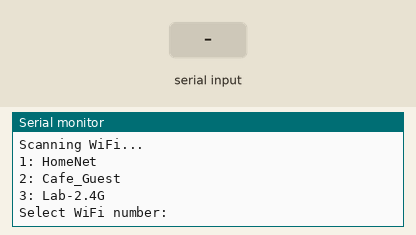
Recording of a sketch running on a simulated ESP32. Parts: the last lines printed to the serial monitor. Inputs (shaded band) come from the test bench. WiFi joins after 1.5 s; servers stay silent unless stated; a WiFi scan finds three made-up networks; uploads are accepted with an empty reply; nothing arrives over Bluetooth unless stated.

Above: at 4.8 s.
4.9 s: "90,45\n" received over Serial
At 6.0 s:
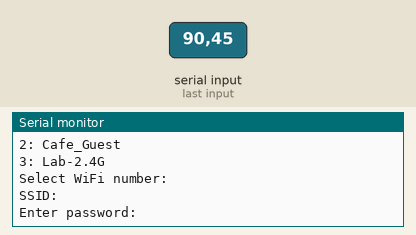
6.4 s: "30,150\n" received over Serial
At 6.8 s:
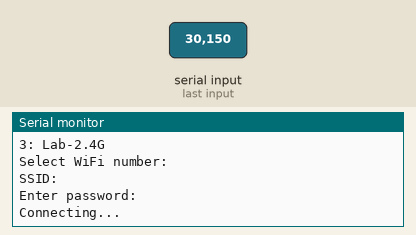
8.4 s: "5\n" received over Serial
At 9.6 s:
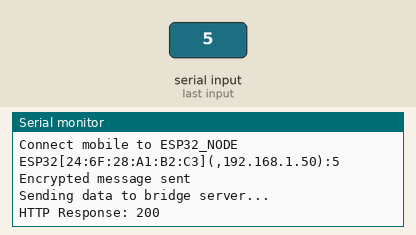
9.9 s: "90,45\n" received over the second serial link
At 10.06 s:
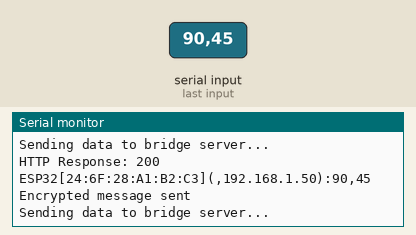
11.4 s: "30,150\n" received over the second serial link
At 11.56 s:
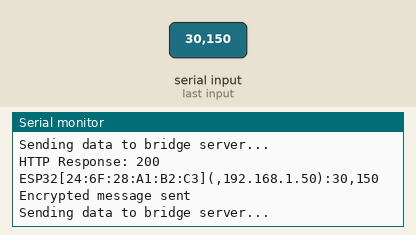

Measured:
- after the input at 4.9 s, the serial monitor: prints a new line at once (image 1)
- after the input at 6.4 s, the serial monitor: prints a new line at once (image 2)
- after the input at 8.4 s, the serial monitor: prints a new line at once (image 3)
- after the input at 9.9 s, the serial monitor: prints a new line at once (image 4)
- after the input at 11.4 s, the serial monitor: prints a new line at once (image 5)

The sketch:

Secure_ESP32_IoT.ino
```cpp
#include <WiFi.h>
#include <BluetoothSerial.h>

#include "cloud_upload.h"
#include "encryption.h"

BluetoothSerial SerialBT;

String ssid="";
String password="";
String macAddress="";

String readInput()
{
  while(!Serial.available()) delay(10);

  String s = Serial.readStringUntil('\n');
  s.trim();

  return s;
}

void connectWiFi()
{
  Serial.println("\nScanning WiFi...\n");

  int n = WiFi.scanNetworks();

  for(int i=0;i<n;i++)
  {
    Serial.print(i+1);
    Serial.print(": ");
    Serial.println(WiFi.SSID(i));
  }

  Serial.println("\nSelect WiFi number:");

  int choice = readInput().toInt();

  ssid = WiFi.SSID(choice-1);

  Serial.print("SSID: ");
  Serial.println(ssid);

  Serial.println("Enter password:");

  password = readInput();

  Serial.println("Connecting...");

  WiFi.begin(ssid.c_str(),password.c_str());

  while(WiFi.status()!=WL_CONNECTED)
  {
    delay(500);
    Serial.print(".");
  }

  Serial.println("\nWiFi Connected!");

  Serial.print("IP Address: ");
  Serial.println(WiFi.localIP());

  macAddress = WiFi.macAddress();

  Serial.print("ESP32 MAC: ");
  Serial.println(macAddress);
}

void sendMessage(String msg)
{
  String data =
  "ESP32["+macAddress+"]("+ssid+","+WiFi.localIP().toString()+"):"+msg;

  Serial.println(data);

  String encrypted = encryptMessage(data);

  Serial.println("Encrypted message sent");

  uploadToCloud(encrypted);
}

void setup()
{
  Serial.begin(115200);

  delay(2000);

  connectWiFi();

  SerialBT.begin("ESP32_NODE");

  Serial.println("\nBluetooth Ready");
  Serial.println("Connect mobile to ESP32_NODE");
}

void loop()
{
  if(SerialBT.available())
  {
    String msg = SerialBT.readStringUntil('\n');
    msg.trim();

    if(msg.length()>0)
      sendMessage(msg);
  }

  if(Serial.available())
  {
    String msg = Serial.readStringUntil('\n');
    msg.trim();

    if(msg.length()>0)
      sendMessage(msg);
  }
}
```

cloud_upload.h
```cpp
#ifndef CLOUD_UPLOAD_H
#define CLOUD_UPLOAD_H

#include <HTTPClient.h>

String serverURL = "http://IPv4_Address:3000";
String deviceKey = "ESP32_SECRET_123";

void uploadToCloud(String message)
{
  if(WiFi.status() != WL_CONNECTED)
  {
    Serial.println("WiFi not connected");
    return;
  }

  HTTPClient http;

  Serial.println("Sending data to bridge server...");

  http.begin(serverURL);

  http.addHeader("Content-Type","text/plain");
  http.addHeader("Device-Key",deviceKey);

  int httpCode = http.POST(message);

  Serial.print("HTTP Response: ");
  Serial.println(httpCode);

  http.end();
}

#endif
```

encryption.h
```cpp
#ifndef ENCRYPTION_H
#define ENCRYPTION_H

#include "base64.h"

/*
 Base64 encoding used as encryption layer
 Converts message into encoded text so
 network payload is not readable directly
*/

String encryptMessage(String msg)
{
  String encoded = base64::encode(msg);
  return encoded;
}

#endif
```
